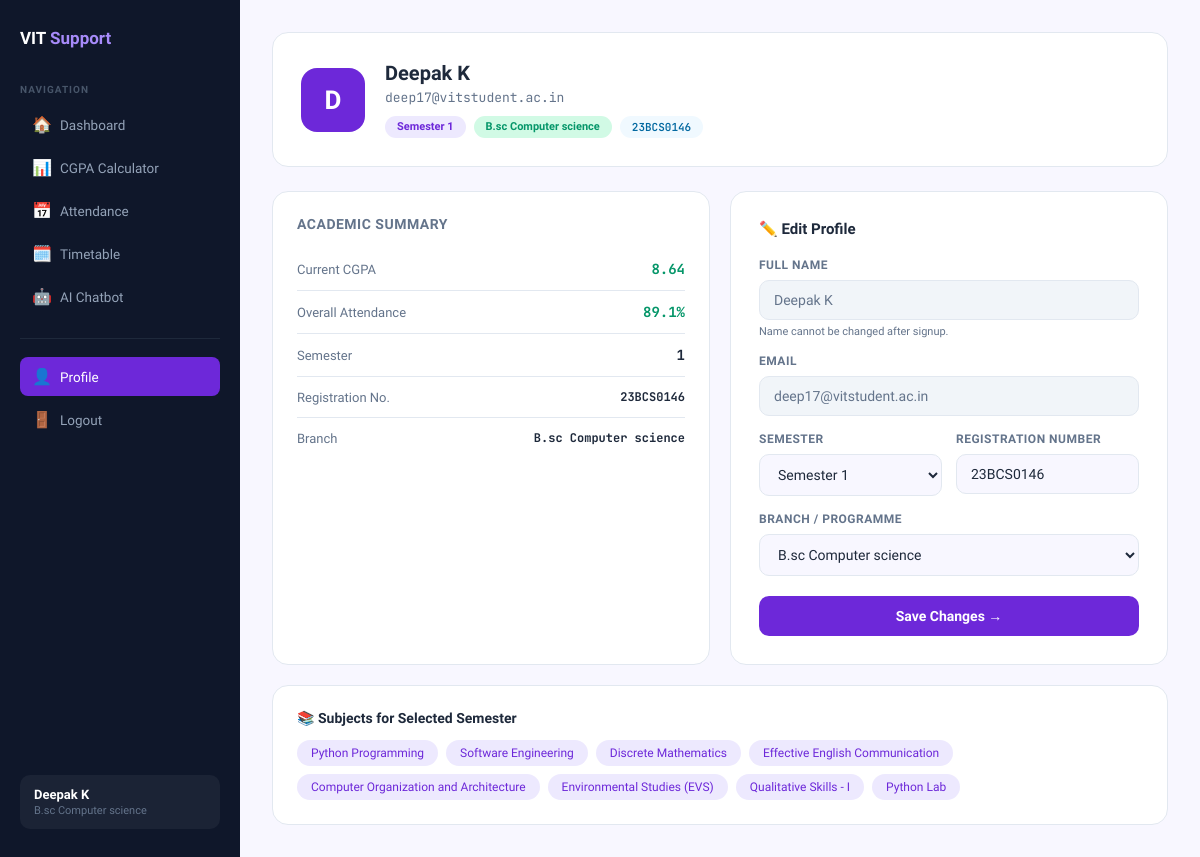
Screenshot of /profile (signed in) with the database file from the repository.
### tables this page shows
CREATE TABLE users (
            id          INTEGER PRIMARY KEY AUTOINCREMENT,
            username    TEXT NOT NULL,
            email       TEXT UNIQUE NOT NULL,
            password    TEXT NOT NULL,
            cgpa        REAL DEFAULT NULL,
            attendance  REAL DEFAULT NULL,
            semester    TEXT DEFAULT '1',
            branch      TEXT DEFAULT '',
            reg_number  TEXT DEFAULT '',
            timetable_plan TEXT DEFAULT ''
        );

### app.py (the view, shortened to what this page needs)
@app.route("/profile", methods=["GET", "POST"])
def profile():
    if "user_id" not in session:
        return redirect(url_for("login"))
    conn = get_db_connection()
    init_profile_table(conn)
    user = conn.execute(
        "SELECT username, email, cgpa, attendance, semester, branch, reg_number FROM users WHERE id=?",
        (session["user_id"],)
    ).fetchone()
    conn.close()
    return render_template("profile.html", user=user, semesters=list(SEMESTER_COURSES.keys()))

### app.py (called while the page is built)
def get_db_connection():
    conn = sqlite3.connect(DB_PATH)
    conn.row_factory = sqlite3.Row
    return conn

def init_profile_table(conn):
    existing = [row[1] for row in conn.execute("PRAGMA table_info(users)").fetchall()]
    if "semester" not in existing:
        conn.execute("ALTER TABLE users ADD COLUMN semester TEXT DEFAULT '1'")
    if "branch" not in existing:
        conn.execute("ALTER TABLE users ADD COLUMN branch TEXT DEFAULT ''")
    if "reg_number" not in existing:
        conn.execute("ALTER TABLE users ADD COLUMN reg_number TEXT DEFAULT ''")
    if "timetable_plan" not in existing:
        conn.execute("ALTER TABLE users ADD COLUMN timetable_plan TEXT DEFAULT ''")
    conn.commit()

### templates/profile.html (shortened to what this page needs)
<!DOCTYPE html>
<html lang="en">
<head>
</head>
<body>
<div class="sidebar">
  <div class="logo">VIT <span>Support</span></div>
  <div class="sec-label">Navigation</div>
  <a href="/dashboard" class="nav-link"><span class="nav-icon">🏠</span> Dashboard</a>
  <a href="/cgpa" class="nav-link"><span class="nav-icon">📊</span> CGPA Calculator</a>
  <a href="/update-attendance" class="nav-link"><span class="nav-icon">📅</span> Attendance</a>
  <a href="/timetable" class="nav-link"><span class="nav-icon">🗓️</span> Timetable</a>
  <a href="/chatbot" class="nav-link"><span class="nav-icon">🤖</span> AI Chatbot</a>
  <hr class="sidebar-divider"/>
  <a href="/profile" class="nav-link active"><span class="nav-icon">👤</span> Profile</a>
  <a href="/logout" class="nav-link"><span class="nav-icon">🚪</span> Logout</a>
  <div class="sidebar-user">
    <div class="name">{{ user['username'] }}</div>
    <div class="role">{{ user['branch'] or 'VIT Student' }}</div>
  </div>
</div>
<div class="main">
  <div class="profile-header">
    <div class="avatar">{{ user['username'][0].upper() }}</div>
    <div class="profile-meta">
      <h2>{{ user['username'] }}</h2>
      <p>{{ user['email'] }}</p>
      <div class="profile-tags">
        <span class="profile-tag tag-sem">Semester {{ user['semester'] or '1' }}</span>
        {% if user['branch'] %}<span class="profile-tag tag-branch">{{ user['branch'] }}</span>{% endif %}
        {% if user['reg_number'] %}<span class="profile-tag tag-reg">{{ user['reg_number'] }}</span>{% endif %}
      </div>
    </div>
  </div>
  <div class="profile-grid">
    <div class="stats-card">
      <h3>Academic Summary</h3>
      <div class="stat-row">
        <span class="stat-row-label">Current CGPA</span>
        <span class="stat-row-value {% if user['cgpa'] %}{% if user['cgpa'] >= 8.0 %}val-good{% elif user['cgpa'] >= 6.0 %}val-warn{% else %}val-bad{% endif %}{% else %}val-neutral{% endif %}">
          {{ user['cgpa'] or '—' }}
        </span>
      </div>
      <div class="stat-row">
        <span class="stat-row-label">Overall Attendance</span>
        <span class="stat-row-value {% if user['attendance'] %}{% if user['attendance'] >= 75 %}val-good{% elif user['attendance'] >= 65 %}val-warn{% else %}val-bad{% endif %}{% else %}val-neutral{% endif %}">
          {{ (user['attendance']|round(1)|string + '%') if user['attendance'] else '—' }}
        </span>
      </div>
      <div class="stat-row">
        <span class="stat-row-label">Semester</span>
        <span class="stat-row-value val-neutral">{{ user['semester'] or 'Not set' }}</span>
      </div>
      <div class="stat-row">
        <span class="stat-row-label">Registration No.</span>
        <span class="stat-row-value val-neutral" style="font-size:12px;">{{ user['reg_number'] or 'Not set' }}</span>
      </div>
      <div class="stat-row">
        <span class="stat-row-label">Branch</span>
        <span class="stat-row-value val-neutral" style="font-size:12px;">{{ user['branch'] or 'Not set' }}</span>
      </div>
    </div>
    <div class="edit-card">
      <h3>✏️ Edit Profile</h3>
      <form method="POST" action="/profile">
        <div class="form-row">
          <label class="form-label">Full Name</label>
          <input class="form-input" type="text" value="{{ user['username'] }}" readonly/>
          <div class="form-input-hint">Name cannot be changed after signup.</div>
        </div>
        <div class="form-row">
          <label class="form-label">Email</label>
          <input class="form-input" type="text" value="{{ user['email'] }}" readonly/>
        </div>
        <div class="form-row-2">
          <div class="form-row" style="margin-bottom:0;">
            <label class="form-label">Semester</label>
            <select class="form-select" name="semester" onchange="updateSubjectPreview(this.value)">
              {% for s in semesters %}
              <option value="{{ s }}" {% if s == user['semester'] %}selected{% endif %}>Semester {{ s }}</option>
              {% endfor %}
            </select>
          </div>
          <div class="form-row" style="margin-bottom:0;">
            <label class="form-label">Registration Number</label>
            <input class="form-input" type="text" name="reg_number" value="{{ user['reg_number'] or '' }}" placeholder="e.g. 23BCE1234"/>
          </div>
        </div>
        <div class="form-row" style="margin-top:16px;">
          <label class="form-label">Branch / Programme</label>
          <select class="form-select" name="branch">
            {% set branches = ['B.Tech CSE', 'B.Tech ECE', 'B.Tech EEE', 'B.Tech IT', 'B.Tech MECH', 'B.Tech CIVIL', 'B.Tech AI & ML', 'B.Tech Data Science', 'B.Tech Cyber Security', 'B.Tech Bioinformatics', 'M.Tech', 'MBA', 'MCA','B.sc Computer science'] %}
            {% for b in branches %}
            <option value="{{ b }}" {% if b == user['branch'] %}selected{% endif %}>{{ b }}</option>
            {% endfor %}
          </select>
        </div>
        <button class="btn-save" type="submit">Save Changes →</button>
      </form>
    </div>
    <div class="sem-preview">
      <h3>📚 Subjects for Selected Semester</h3>
      <div class="subj-chips" id="subjChips">
        {% set sem_key = user['semester'] or '1' %}
        {% for s in subjs.get(sem_key, []) %}
        <span class="subj-chip">{{ s }}</span>
        {% endfor %}
      </div>
    </div>
  </div>
</div>
</body>
</html>

### rows the page displays
users: username "Deepak K", branch "B.sc Computer science", username "D", email "deep17@vitstudent.ac.in", semester "1", reg_number "23BCS0146", cgpa "8.64", attendance "89.1%", semester "Semester 1"

### other values shown
{{ s }} "Python Programming" "Software Engineering" "Discrete Mathematics" "Effective English Communication" "Computer Organization and Architecture" "Environmental Studies (EVS)" "Qualitative Skills - I" "Python Lab"
